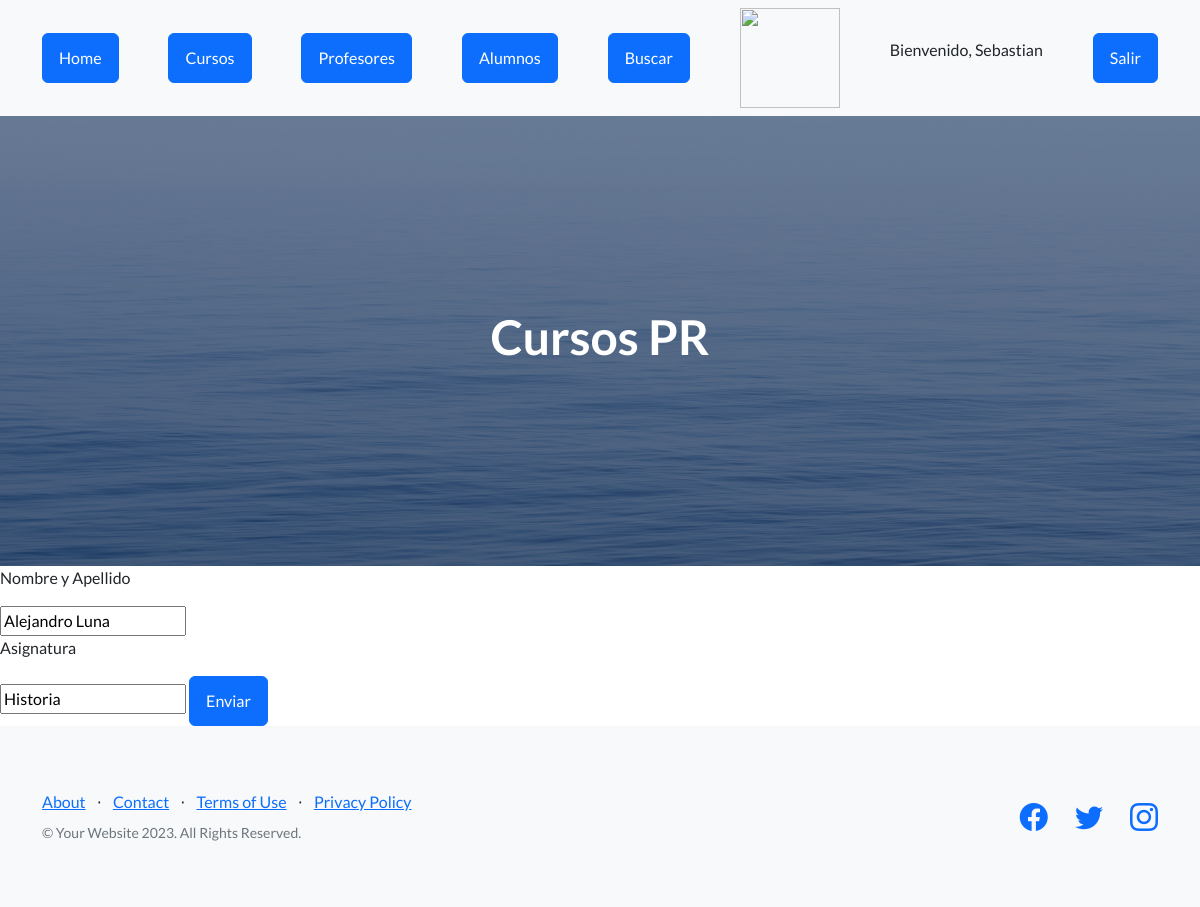
The app's page /App_tercera/editar_alumno/6 (signed in), older data.
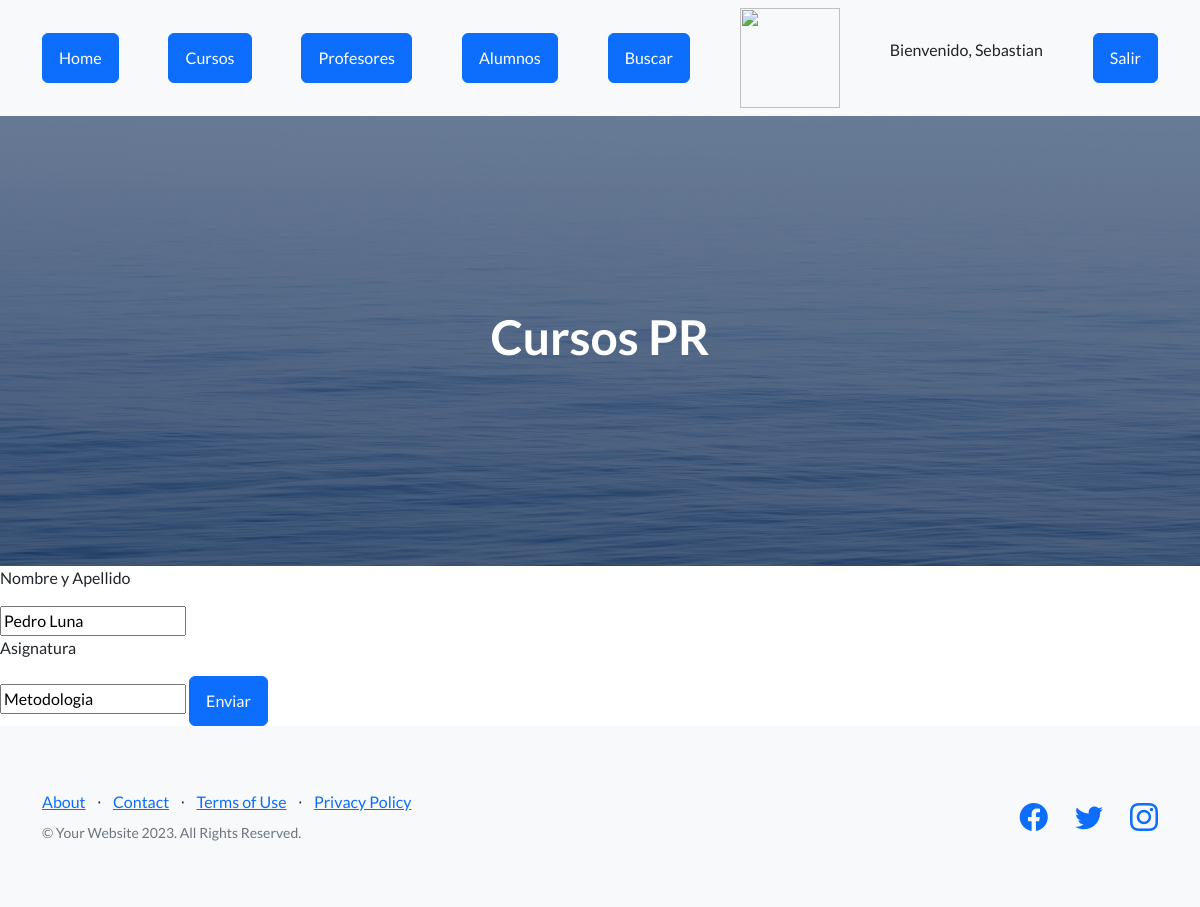
The same page, newer data.
### App_tercera/models.py (models this page shows, shortened)
class Alumno(models.Model):
    Nombre_y_Apellido = models.CharField(max_length=40)
    Asignatura= models.CharField(max_length=100)

### App_tercera/views.py (the view)
# urls.py: path("editar_alumno/<int:id>", views.editar_alumno, name="editar_alumno"),
def editar_alumno(request, id):
    alumno = Alumno.objects.get(id=id)
    if request.method == "POST":
        formulario = AlumnoForm(request.POST, instance=alumno)
        if formulario.is_valid():
            formulario.save()
            return redirect('ver_alumnos')
            return render(request, "editar_alumno.html", {"mi_formulario": formulario, "alumno": alumno})
    else:
        formulario = AlumnoForm(instance=alumno)
    return render(request, "editar_alumno.html", {"mi_formulario": formulario, "alumno": alumno})

### App_tercera/forms.py
class AlumnoForm(forms.ModelForm):
    class Meta:
        model = Alumno
        fields = ['Nombre_y_Apellido', 'Asignatura']

### App_tercera/Template/Editar_Alumno.html (shortened to what this page needs)
{% extends "padre.html" %}
{% load static %}
{% block contenido %}
    <form action="{% url 'editar_alumno' alumno.id %}" method="POST">
        <p>Nombre y Apellido</p>
        {{ mi_formulario.Nombre_y_Apellido }}
        <p>Asignatura</p>
        {{ mi_formulario.Asignatura }}
        <button class="btn btn-primary">Enviar</button>
    </form>
{% endblock %}

Row changes from the older to the newer data that the page shows:
changed Alumno: Nombre_y_Apellido "Alejandro Luna" → "Pedro Luna"; Asignatura "Historia" → "Metodologia"
